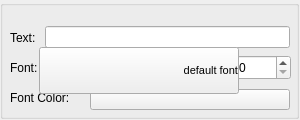
<?xml version="1.0" encoding="UTF-8"?>
<ui version="4.0">
 <class>UITextFieldPropertyGridWidget</class>
 <widget class="QWidget" name="UITextFieldPropertyGridWidget">
  <property name="geometry">
   <rect>
    <x>0</x>
    <y>0</y>
    <width>300</width>
    <height>120</height>
   </rect>
  </property>
  <property name="minimumSize">
   <size>
    <width>300</width>
    <height>120</height>
   </size>
  </property>
  <property name="windowTitle">
   <string>Form</string>
  </property>
  <widget class="QGroupBox" name="groupBox">
   <property name="geometry">
    <rect>
     <x>0</x>
     <y>0</y>
     <width>299</width>
     <height>119</height>
    </rect>
   </property>
   <property name="title">
    <string/>
   </property>
   <widget class="QLineEdit" name="textLineEdit">
    <property name="geometry">
     <rect>
      <x>45</x>
      <y>26</y>
      <width>245</width>
      <height>22</height>
     </rect>
    </property>
   </widget>
   <widget class="QLabel" name="label">
    <property name="geometry">
     <rect>
      <x>10</x>
      <y>30</y>
      <width>31</width>
      <height>16</height>
     </rect>
    </property>
    <property name="text">
     <string>Text:</string>
    </property>
   </widget>
   <widget class="QSpinBox" name="fontSizeSpinBox">
    <property name="geometry">
     <rect>
      <x>234</x>
      <y>55</y>
      <width>57</width>
      <height>25</height>
     </rect>
    </property>
   </widget>
   <widget class="QLabel" name="fontNameLabel">
    <property name="geometry">
     <rect>
      <x>10</x>
      <y>60</y>
      <width>31</width>
      <height>16</height>
     </rect>
    </property>
    <property name="text">
     <string>Font:</string>
    </property>
   </widget>
   <widget class="QColorButton" name="textColorPushButton">
    <property name="geometry">
     <rect>
      <x>90</x>
      <y>89</y>
      <width>200</width>
      <height>21</height>
     </rect>
    </property>
    <property name="text">
     <string/>
    </property>
   </widget>
   <widget class="QLabel" name="label_2">
    <property name="geometry">
     <rect>
      <x>10</x>
      <y>90</y>
      <width>71</width>
      <height>16</height>
     </rect>
    </property>
    <property name="text">
     <string>Font Color:</string>
    </property>
   </widget>
   <widget class="QPushButton" name="fontSelectButton">
    <property name="geometry">
     <rect>
      <x>39</x>
      <y>47</y>
      <width>200</width>
      <height>47</height>
     </rect>
    </property>
    <property name="styleSheet">
     <string notr="true">text-align:right; font-size: 11px;</string>
    </property>
    <property name="text">
     <string>default font</string>
    </property>
   </widget>
  </widget>
 </widget>
 <customwidgets>
  <customwidget>
   <class>QColorButton</class>
   <extends>QPushButton</extends>
   <header>qcolorbutton.h</header>
  </customwidget>
 </customwidgets>
 <tabstops>
  <tabstop>textLineEdit</tabstop>
  <tabstop>fontSizeSpinBox</tabstop>
  <tabstop>textColorPushButton</tabstop>
 </tabstops>
 <resources/>
 <connections/>
</ui>
